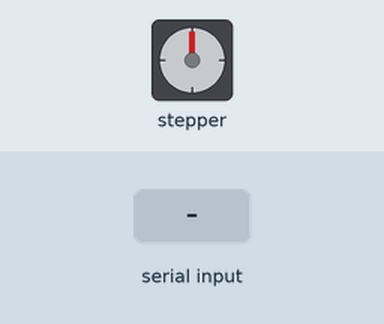
Recording of a sketch running on a simulated Arduino Uno, built with avr-gcc and run on an emulated ATmega328P. Parts: stepper motor. Wiring (inferred from the names in the program): stepper motor (2048 steps per turn assumed): coils A0, A1, A2, A3. Inputs (shaded band) come from the test bench. What the sketch prints to the serial monitor is not drawn.

Above: at 2.2 s.
2.3 s: "ZTEST 90 45\n" received over Serial
3.8 s: "PING\n" received over Serial
5.3 s: "ZTEST\n" received over Serial
Timing chart, 0 to 8.3 s (numbered marks = the images above; inputs shaded):
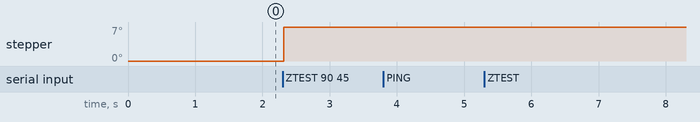

Measured:
- after the input at 3.8 s, every drawn part: stays the same
- after the input at 5.3 s, every drawn part: stays the same

The sketch:

z_axis_calibration.ino
```cpp
/**
 * Z-Axis Calibration & Diagnostic Sketch
 *
 * This sketch allows you to test and calibrate the Z-axis independently.
 * Commands:
 *   ZTEST <steps> <delay_us>  - Move Z by <steps> with <delay_us> microseconds per step
 *   ZSPEED <delay_us>         - Set default Z delay (lower = faster)
 *   ZDIR                      - Flip Z direction
 *   ZPHASE                    - Swap Z phases (fix shaking)
 *   ZMODE                     - Toggle full-step mode (more torque)
 *   ZINFO                     - Print current Z settings
 *   PING                      - Respond with PONG
 *
 * Example usage:
 *   ZTEST 100 1000            - Move Z down 100 steps at 1000us/step (1kHz)
 *   ZTEST -100 1000           - Move Z up 100 steps at 1000us/step
 *   ZSPEED 800                - Set Z speed to 800us/step (1.25kHz, faster)
 *   ZDIR                      - Flip direction if moving wrong way
 *   ZINFO                     - See current settings
 */

// --- Z-AXIS PINS ---
const int pinZ[4] = {A0, A1, A2, A3};

// --- Z-AXIS STATE ---
int stepIndexZ = 0;
int Z_DIR = 1;           // 1 or -1
bool SWAP_Z = false;     // Swap phases for shaking fix
bool FULL_STEP_Z = false; // Full-step mode for more torque
int Z_DELAY = 1000;      // Default: 1000 us/step = 1 kHz

void setup() {
  Serial.begin(9600);
  for(int i = 0; i < 4; i++) {
    pinMode(pinZ[i], OUTPUT);
    digitalWrite(pinZ[i], 0);
  }
  delay(1000);
  Serial.println("Z-Axis Calibration Ready");
  Serial.println("Commands: ZTEST <steps> <delay>, ZSPEED <delay>, ZDIR, ZPHASE, ZMODE, ZINFO, PING");
}

void loop() {
  if (Serial.available() > 0) {
    char cmd[64];
    int len = Serial.readBytesUntil('\n', cmd, sizeof(cmd) - 1);
    if (len > 0) {
      cmd[len] = '\0';
      // Strip trailing whitespace
      while(len > 0 && (cmd[len-1] == '\r' || cmd[len-1] == ' ' || cmd[len-1] == '\n')) cmd[--len] = '\0';

      if (strstr(cmd, "PING") != NULL) {
        Serial.println("PONG");
      }
      else if (strncmp(cmd, "ZTEST", 5) == 0) {
        int steps = 0, delay_us = 0;
        if (sscanf(cmd, "ZTEST %d %d", &steps, &delay_us) == 2) {
          Serial.print("Moving Z ");
          Serial.print(steps);
          Serial.print(" steps at ");
          Serial.print(delay_us);
          Serial.println(" us/step...");
          moveZ(steps, delay_us);
          Serial.println("OK");
        } else {
          Serial.println("ERROR: ZTEST <steps> <delay_us>");
        }
      }
      else if (strncmp(cmd, "ZSPEED", 6) == 0) {
        int delay_us = 0;
        if (sscanf(cmd, "ZSPEED %d", &delay_us) == 1) {
          Z_DELAY = delay_us;
          Serial.print("Z speed set to ");
          Serial.print(delay_us);
          Serial.println(" us/step");
          Serial.println("OK");
        } else {
          Serial.println("ERROR: ZSPEED <delay_us>");
        }
      }
      else if (strcmp(cmd, "ZDIR") == 0) {
        Z_DIR *= -1;
        Serial.print("Z direction flipped. Z_DIR = ");
        Serial.println(Z_DIR);
        Serial.println("OK");
      }
      else if (strcmp(cmd, "ZPHASE") == 0) {
        SWAP_Z = !SWAP_Z;
        Serial.print("Z phase swap: ");
        Serial.println(SWAP_Z ? "ON" : "OFF");
        Serial.println("OK");
      }
      else if (strcmp(cmd, "ZMODE") == 0) {
        FULL_STEP_Z = !FULL_STEP_Z;
        Serial.print("Z mode: ");
        Serial.println(FULL_STEP_Z ? "FULL-STEP (more torque)" : "HALF-STEP (smoother)");
        Serial.println("OK");
      }
      else if (strcmp(cmd, "ZINFO") == 0) {
        Serial.println("=== Z-Axis Info ===");
        Serial.print("Z_DIR: ");
        Serial.println(Z_DIR);
        Serial.print("Z_DELAY: ");
        Serial.print(Z_DELAY);
        Serial.println(" us/step");
        Serial.print("SWAP_Z: ");
        Serial.println(SWAP_Z ? "ON" : "OFF");
        Serial.print("FULL_STEP_Z: ");
        Serial.println(FULL_STEP_Z ? "ON" : "OFF");
        Serial.print("Current step index: ");
        Serial.println(stepIndexZ);
        Serial.println("OK");
      }
      else {
        Serial.println("ERROR: Unknown command");
      }
    }
  }
}

void halfStep(int dir) {
  int p0 = pinZ[0], p1 = pinZ[1], p2 = pinZ[2], p3 = pinZ[3];

  // Handle phase swap
  if (SWAP_Z) { p1 = pinZ[2]; p2 = pinZ[1]; }

  stepIndexZ += dir;

  if (FULL_STEP_Z) {
    // Full-step mode (4 steps per cycle, more torque)
    if (stepIndexZ > 3) stepIndexZ = 0;
    if (stepIndexZ < 0) stepIndexZ = 3;
    switch(stepIndexZ) {
      case 0: digitalWrite(p0, 1); digitalWrite(p1, 0); digitalWrite(p2, 0); digitalWrite(p3, 0); break;
      case 1: digitalWrite(p0, 0); digitalWrite(p1, 1); digitalWrite(p2, 0); digitalWrite(p3, 0); break;
      case 2: digitalWrite(p0, 0); digitalWrite(p1, 0); digitalWrite(p2, 1); digitalWrite(p3, 0); break;
      case 3: digitalWrite(p0, 0); digitalWrite(p1, 0); digitalWrite(p2, 0); digitalWrite(p3, 1); break;
    }
  } else {
    // Half-step mode (8 steps per cycle, smoother)
    if (stepIndexZ > 7) stepIndexZ = 0;
    if (stepIndexZ < 0) stepIndexZ = 7;
    switch(stepIndexZ) {
      case 0: digitalWrite(p0, 1); digitalWrite(p1, 0); digitalWrite(p2, 0); digitalWrite(p3, 0); break;
      case 1: digitalWrite(p0, 1); digitalWrite(p1, 1); digitalWrite(p2, 0); digitalWrite(p3, 0); break;
      case 2: digitalWrite(p0, 0); digitalWrite(p1, 1); digitalWrite(p2, 0); digitalWrite(p3, 0); break;
      case 3: digitalWrite(p0, 0); digitalWrite(p1, 1); digitalWrite(p2, 1); digitalWrite(p3, 0); break;
      case 4: digitalWrite(p0, 0); digitalWrite(p1, 0); digitalWrite(p2, 1); digitalWrite(p3, 0); break;
      case 5: digitalWrite(p0, 0); digitalWrite(p1, 0); digitalWrite(p2, 1); digitalWrite(p3, 1); break;
      case 6: digitalWrite(p0, 0); digitalWrite(p1, 0); digitalWrite(p2, 0); digitalWrite(p3, 1); break;
      case 7: digitalWrite(p0, 1); digitalWrite(p1, 0); digitalWrite(p2, 0); digitalWrite(p3, 1); break;
    }
  }
}

void moveZ(int steps, int delay_us) {
  int dir = (steps > 0) ? 1 : -1;
  dir *= Z_DIR;
  steps = abs(steps);

  for(int i = 0; i < steps; i++) {
    halfStep(dir);
    delayMicroseconds(delay_us);
  }
}
```
